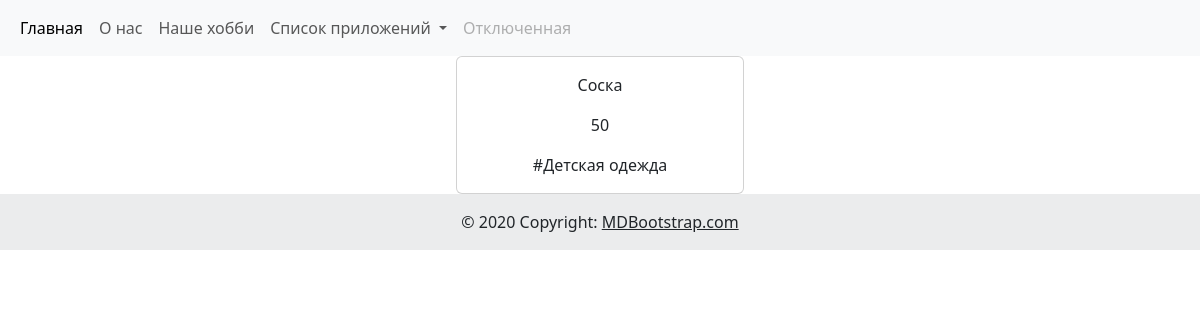
/childish_cloth/, run on the app's committed database.
### cloth/models.py (models this page shows, shortened)
class Cloth(models.Model):
    name = models.CharField(max_length=100)
    price = models.PositiveIntegerField(default=1050)
    tags = models.ManyToManyField(TagCloth)

class TagCloth(models.Model):
    name = models.CharField(max_length=100)

### cloth/views.py (the view)
# urls.py: path("childish_cloth/", views.ChildishClothView.as_view(), name="childish_cloth"),
class ChildishClothView(generic.ListView):
    template_name = "cloth/childish_cloth.html"
    context_object_name = "childish_cloth"
    model = models.Cloth
    def get_queryset(self):
        return self.model.objects.filter(tags__name="Детская одежда").order_by("-id")

### templates/cloth/childish_cloth.html
{% include 'header.html' %}
<center>
  <div class="card" style="width: 18rem;">
    {% for i in childish_cloth %}
      <div class="card-body">
        <p class="card-text">{{ i.name }}</p>
        <p class="card-text">{{ i.price }}</p>
        {% for j in i.tags.all %}
        <p class="card-text">#{{ j.name }}</p>
        {% endfor %}
      </div>
    {% endfor %}
</div>
</center>
{% include 'footer.html' %}

### data on the page
Cloth: name "Соска", price "50"
TagCloth: name "Детская одежда"
